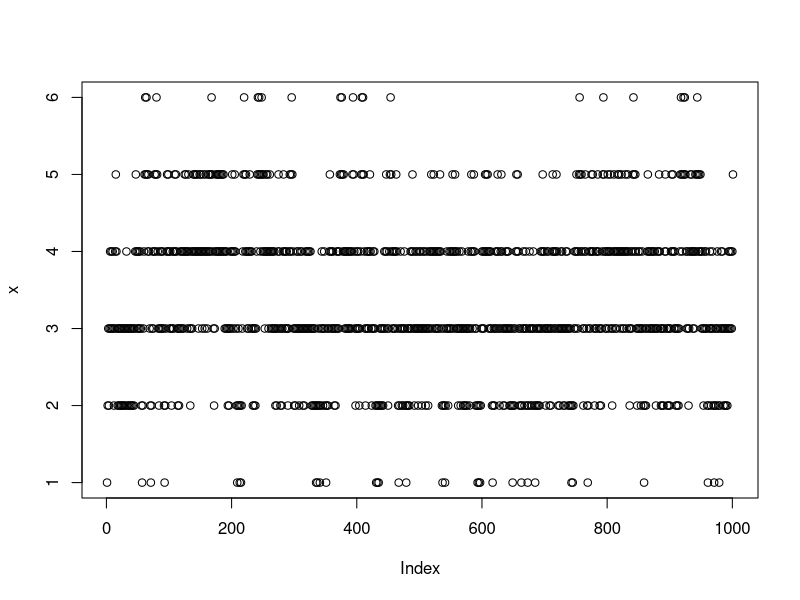

Reproduce this figure in R.
A = rbind( c(0,1,0,0,0,0) , 
           c(1/5,0,4/5,0,0,0),
           c(0,2/5,0,3/5,0,0),
           c(0,0,3/5,0,2/5,0),
           c(0,0,0,4/5,0,1/5),
           c(0,0,0,0,1,0)
           )

number = c("0","1","2","3","4","5")
#there are two boxes, box1 and box2; box1 is of our interest
#pick a particle(only one), move it to other box

rownames(A) = number
colnames(A) = number

x = 1
for(i in 1:1000){
  for(j in 1:6){
    if(x[i] == j){#what is the current state
      x = c(x,sample(1:6,size=1,prob=A[j,]))
    }
  }
}

plot(x)

#raise the matrix to a power
#p^l is a matrix of transitioning between states when your path has length l
A%*%A
(A%*%A)%*%A

B=A
for(n in 1:20){
  B=B%*%A
}
C=A
for(i in 1:21){
  C=C%*%A
}
#B,C even and odd; we care about the average bet the two
#period of markov chain, has a period of 2 because it is oscillating btw two states
D=(B+C)/2
pi1=eigen(t(A))$vector[,2]#we only care the sec col b/c it has an eigenvalue of 1
pi1=pi1/sum(pi1)#normalized pi1
